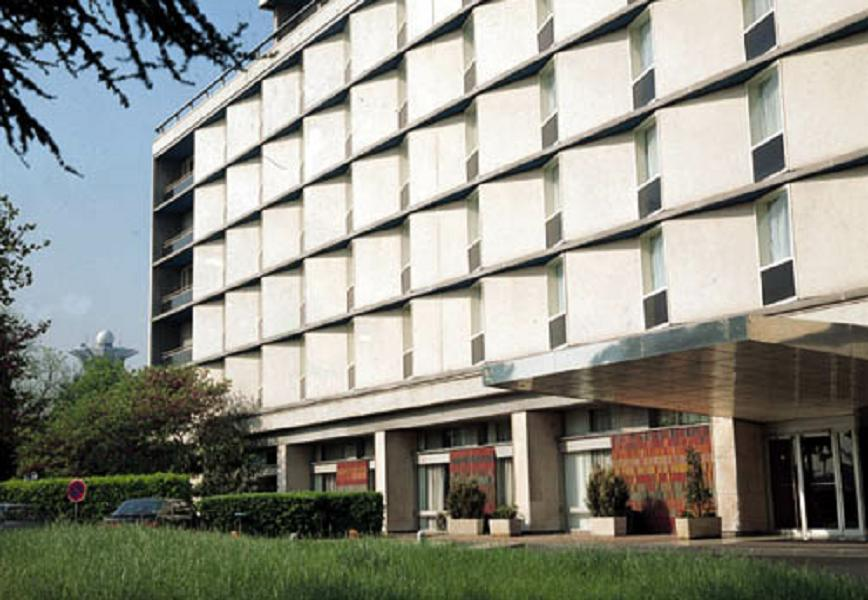
//> input picture opencv_1/houghlines/building.jpg, 868 x 600 px
$ ./houghlines building.jpg   (built with g++ and OpenCV 4)
//> lines starting //> are read from the running program, lines starting //| are printed output that depends on the picture; after the words box and inside, x2 and y2 are one past the last pixel; in counts of white or black regions, pixels touching at a corner belong together
/*  这是一个命令行程序，以图像作为文件输入变量
   编译时选择“#if 1”或“#if 0”，可以使用标准和概率HOUGH变换两种方法 */
#include <cv.h>
#include <highgui.h>
#include <math.h>

int main(int argc, char** argv)
{
    IplImage* src;
    if( argc == 2 && (src=cvLoadImage(argv[1], 0))!= 0)
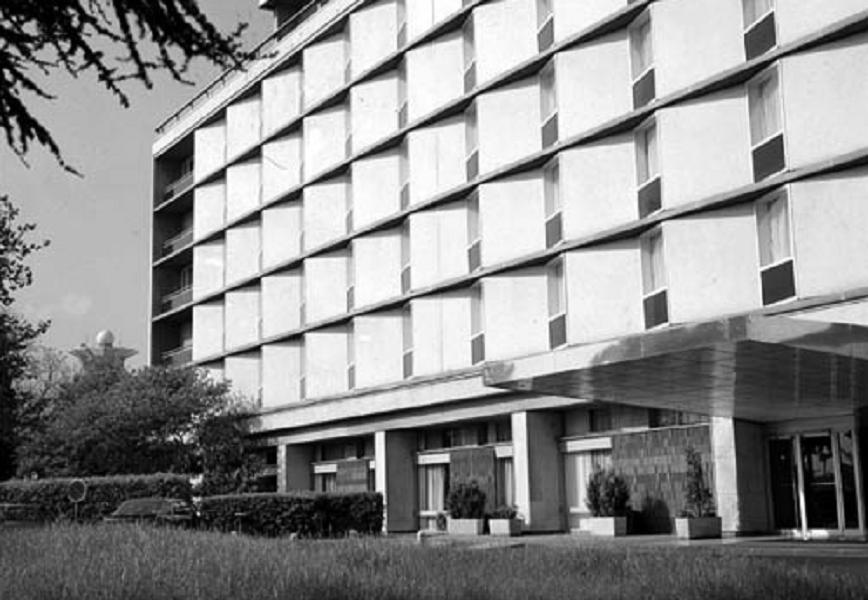
//> src: 600 rows x 868 cols, CV_8UC1; min 0, max 255, mean 142.3
    {
        IplImage* dst = cvCreateImage( cvGetSize(src), 8, 1 );
        IplImage* color_dst = cvCreateImage( cvGetSize(src), 8, 3 );
        CvMemStorage* storage = cvCreateMemStorage(0);
        CvSeq* lines = 0;
        int i;
        cvCanny( src, dst, 50, 200, 3 );
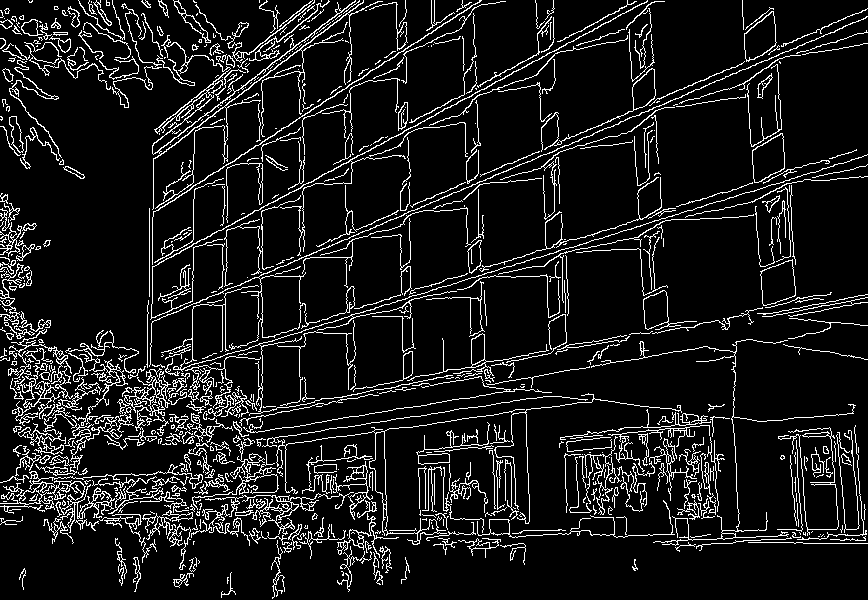
//> dst: 600 rows x 868 cols, CV_8UC1; 10.1% white in thin lines or dots
        cvCvtColor( dst, color_dst, CV_GRAY2BGR );
//> color_dst: 600 rows x 868 cols, CV_8UC3; 10.1% white in thin lines or dots
#if 1
        lines = cvHoughLines2( dst, storage, CV_HOUGH_STANDARD, 1, CV_PI/180, 150, 0, 0 );
//> lines = 476 lines (rho, theta), first 12: [355, 1.17], [454, 1.38], [403, 1.27], [305, 1.08], [261, 0.99], [524, 1.59], [349, 1.17], [262, 0], [358, 1.15], [486, 1.48], [441, 1.4], [460, 1.36]

        for( i = 0; i < lines->total; i++ )
        {
            float* line = (float*)cvGetSeqElem(lines,i);
            float rho = line[0];
            float theta = line[1];
            CvPoint pt1, pt2;
            double a = cos(theta), b = sin(theta);
            if( fabs(a) < 0.001 )
            {
                pt1.x = pt2.x = cvRound(rho);
                pt1.y = 0;
                pt2.y = color_dst->height;
            }
            else if( fabs(b) < 0.001 )
            {
                pt1.y = pt2.y = cvRound(rho);
                pt1.x = 0;
                pt2.x = color_dst->width;
            }
            else
            {
                pt1.x = 0;
                pt1.y = cvRound(rho/b);
                pt2.x = cvRound(rho/a);
                pt2.y = 0;
            }
            cvLine( color_dst, pt1, pt2, CV_RGB(255,0,0), 3, 8 );
        }
//> this loop made 476 passes
//> (rho, theta, a, b) on passes 1 to 3: (355, 1.17, 0.391, 0.921), (454, 1.38, 0.191, 0.982), (403, 1.27, 0.292, 0.956)
//> pass 1, `cvLine( color_dst, pt1, pt2, CV_RGB(255,0,0), 3, 8 );`:
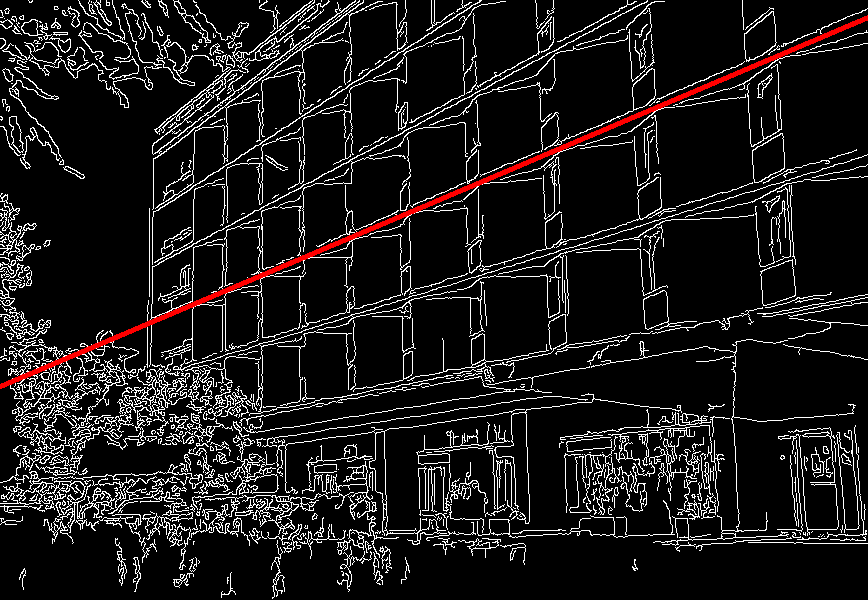
//> color_dst: 600 rows x 868 cols, CV_8UC3; mean B, G, R 25.2, 25.2, 27.5
//> pass 2, `cvLine( color_dst, pt1, pt2, CV_RGB(255,0,0), 3, 8 );`:
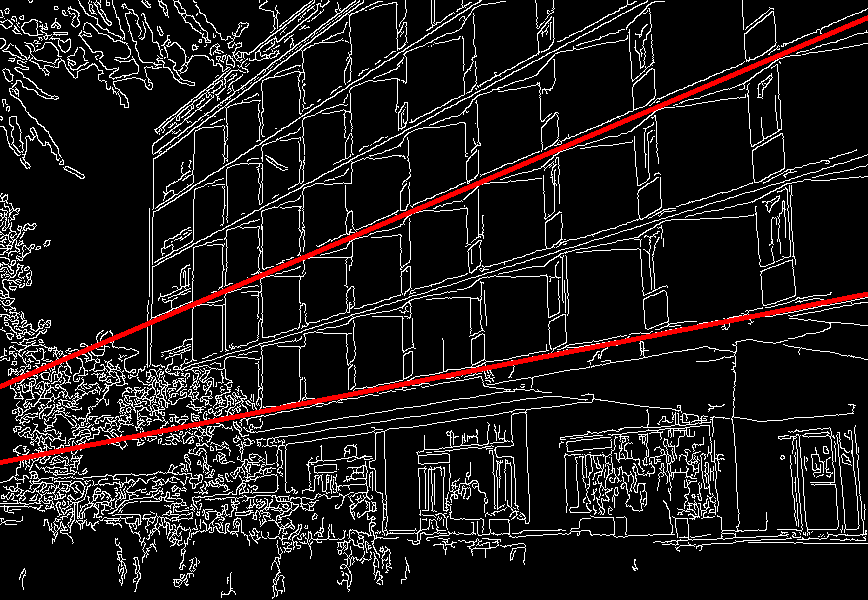
//> color_dst: 600 rows x 868 cols, CV_8UC3; 0.83% of pixels changed, all inside (x1, y1, x2, y2) = (0, 292, 868, 465)
//> pass 3, `cvLine( color_dst, pt1, pt2, CV_RGB(255,0,0), 3, 8 );`:
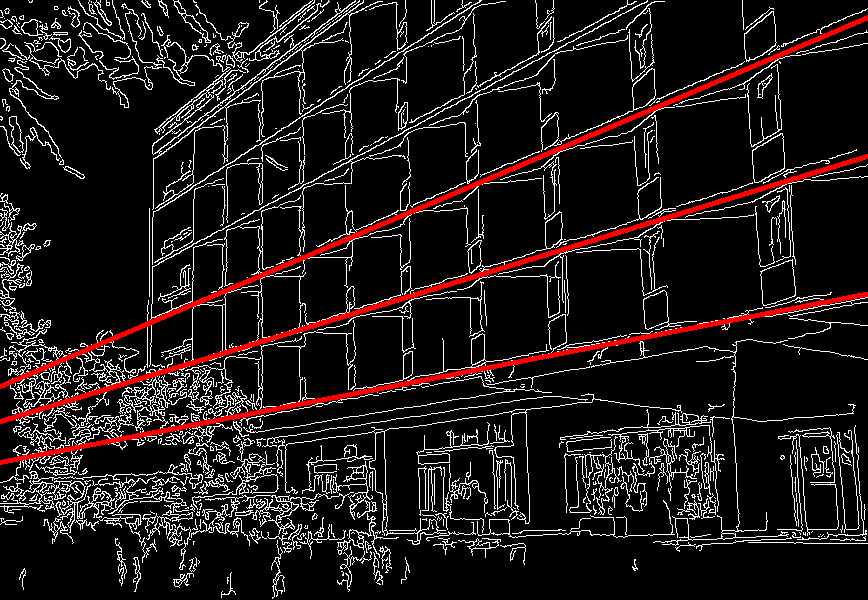
//> color_dst: 600 rows x 868 cols, CV_8UC3; 0.88% of pixels changed, all inside (x1, y1, x2, y2) = (0, 154, 868, 424)
//> after the loop:
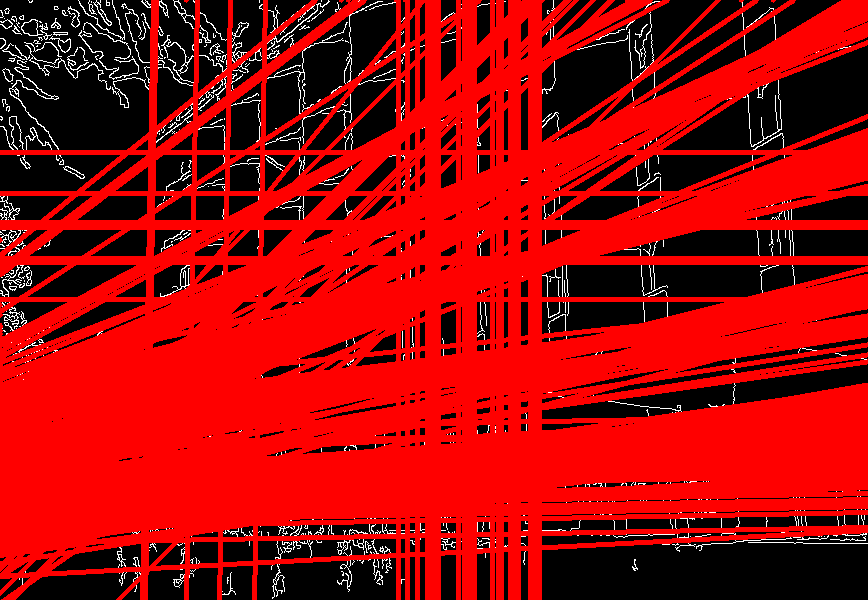
//> color_dst: 600 rows x 868 cols, CV_8UC3; mean B, G, R 6.1, 6.1, 160.9
#else
        lines = cvHoughLines2( dst, storage, CV_HOUGH_PROBABILISTIC, 1, CV_PI/180, 80, 30, 10 );
        for( i = 0; i < lines->total; i++ )
        {
            CvPoint* line = (CvPoint*)cvGetSeqElem(lines,i);
            cvLine( color_dst, line[0], line[1], CV_RGB(255,0,0), 3, 8 );
        }
#endif
        cvNamedWindow( "Source", 1 );
        cvShowImage( "Source", src );

        cvNamedWindow( "Hough", 1 );
        cvShowImage( "Hough", color_dst );

        cvWaitKey(0);
    }
}
